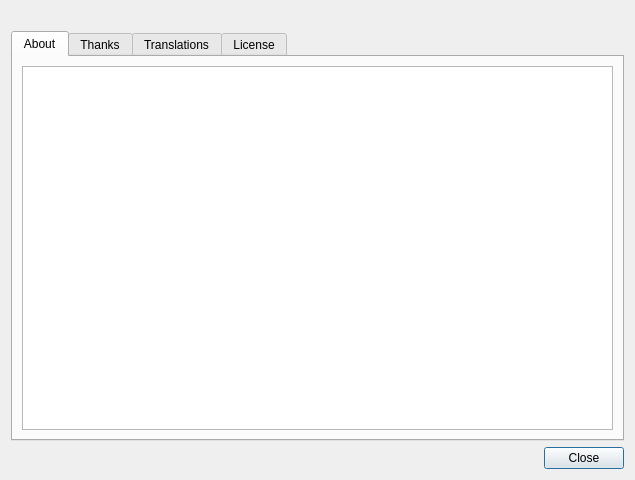
<?xml version="1.0" encoding="UTF-8"?>
<ui version="4.0">
 <class>DialogAbout</class>
 <widget class="QDialog" name="DialogAbout">
  <property name="geometry">
   <rect>
    <x>0</x>
    <y>0</y>
    <width>635</width>
    <height>480</height>
   </rect>
  </property>
  <property name="windowTitle">
   <string>About</string>
  </property>
  <layout class="QVBoxLayout" name="verticalLayout">
   <item>
    <widget class="QLabel" name="label">
     <property name="pixmap">
      <pixmap resource="nedit.qrc">:/res/nedit.png</pixmap>
     </property>
     <property name="alignment">
      <set>Qt::AlignLeading|Qt::AlignLeft|Qt::AlignVCenter</set>
     </property>
    </widget>
   </item>
   <item>
    <widget class="QTabWidget" name="tabWidget">
     <property name="currentIndex">
      <number>0</number>
     </property>
     <widget class="QWidget" name="tab">
      <attribute name="title">
       <string>About</string>
      </attribute>
      <layout class="QGridLayout" name="gridLayout">
       <item row="0" column="0">
        <widget class="QTextEdit" name="textAbout">
         <property name="font">
          <font>
           <family>Monospace</family>
          </font>
         </property>
         <property name="readOnly">
          <bool>true</bool>
         </property>
        </widget>
       </item>
      </layout>
     </widget>
     <widget class="QWidget" name="tab_2">
      <attribute name="title">
       <string>Thanks</string>
      </attribute>
      <layout class="QGridLayout" name="gridLayout_2">
       <item row="0" column="0">
        <widget class="QTextEdit" name="textThanks">
         <property name="font">
          <font>
           <family>Monospace</family>
          </font>
         </property>
         <property name="readOnly">
          <bool>true</bool>
         </property>
         <property name="html">
          <string>&lt;!DOCTYPE HTML PUBLIC &quot;-//W3C//DTD HTML 4.0//EN&quot; &quot;http://www.w3.org/TR/REC-html40/strict.dtd&quot;&gt;
&lt;html&gt;&lt;head&gt;&lt;meta name=&quot;qrichtext&quot; content=&quot;1&quot; /&gt;&lt;style type=&quot;text/css&quot;&gt;
p, li { white-space: pre-wrap; }
&lt;/style&gt;&lt;/head&gt;&lt;body style=&quot; font-family:'Monospace'; font-size:10pt; font-weight:400; font-style:normal;&quot;&gt;
&lt;p style=&quot; margin-top:0px; margin-bottom:0px; margin-left:0px; margin-right:0px; -qt-block-indent:0; text-indent:0px;&quot;&gt;&lt;span style=&quot; font-size:9pt;&quot;&gt;I would like to thank the original authors of NEdit. For years, it has been my editor of choice. I am truly most productive while using it and can only hope to contribute something as useful.&lt;/span&gt;&lt;/p&gt;
&lt;p style=&quot;-qt-paragraph-type:empty; margin-top:0px; margin-bottom:0px; margin-left:0px; margin-right:0px; -qt-block-indent:0; text-indent:0px; font-size:9pt;&quot;&gt;&lt;br /&gt;&lt;/p&gt;
&lt;p style=&quot; margin-top:0px; margin-bottom:0px; margin-left:0px; margin-right:0px; -qt-block-indent:0; text-indent:0px;&quot;&gt;&lt;span style=&quot; font-size:9pt; font-weight:600;&quot;&gt;Thank you to those who wrote the original NEdit:&lt;/span&gt;&lt;/p&gt;
&lt;p style=&quot;-qt-paragraph-type:empty; margin-top:0px; margin-bottom:0px; margin-left:0px; margin-right:0px; -qt-block-indent:0; text-indent:0px; font-size:9pt;&quot;&gt;&lt;br /&gt;&lt;/p&gt;
&lt;p style=&quot; margin-top:0px; margin-bottom:0px; margin-left:0px; margin-right:0px; -qt-block-indent:0; text-indent:0px;&quot;&gt;&lt;span style=&quot; font-size:9pt;&quot;&gt;Mark Edel, Joy Kyriakopulos, Christopher Conrad, Jim Clark, Arnulfo Zepeda-Navratil, Suresh Ravoor, Tony Balinski, Max Vohlken, Yunliang Yu, Donna Reid, Arne Førlie, Eddy De Greef, Steve LoBasso, Alexander Mai, Scott Tringali, Thorsten Haude, Steve Haehn, Andrew Hood, Nathaniel Gray, and TK Soh.&lt;/span&gt;&lt;/p&gt;
&lt;p style=&quot; margin-top:0px; margin-bottom:0px; margin-left:0px; margin-right:0px; -qt-block-indent:0; text-indent:0px;&quot;&gt;&lt;span style=&quot; font-size:9pt; font-weight:600;&quot;&gt;&lt;br /&gt;Thank you to those who wrote the regex engine which NEdit adapted:&lt;/span&gt;&lt;span style=&quot; font-size:9pt;&quot;&gt;&lt;br /&gt;&lt;/span&gt;&lt;/p&gt;
&lt;p style=&quot; margin-top:0px; margin-bottom:0px; margin-left:0px; margin-right:0px; -qt-block-indent:0; text-indent:0px;&quot;&gt;&lt;span style=&quot; font-size:9pt;&quot;&gt;The regular expression matching routines used in NEdit are adapted (with permission) from original code written by Henry Spencer at the University of Toronto.&lt;br /&gt;&lt;br /&gt;&lt;/span&gt;&lt;span style=&quot; font-size:9pt; font-weight:600;&quot;&gt;Thank you to those who wrote the original syntax highlighting patterns:&lt;/span&gt;&lt;/p&gt;
&lt;p style=&quot;-qt-paragraph-type:empty; margin-top:0px; margin-bottom:0px; margin-left:0px; margin-right:0px; -qt-block-indent:0; text-indent:0px; font-size:9pt;&quot;&gt;&lt;br /&gt;&lt;/p&gt;
&lt;p style=&quot; margin-top:0px; margin-bottom:0px; margin-left:0px; margin-right:0px; -qt-block-indent:0; text-indent:0px;&quot;&gt;&lt;span style=&quot; font-size:9pt;&quot;&gt;Simon T. MacDonald,  Maurice Leysens, Matt Majka, Alfred Smeenk, Alain Fargues, Christopher Conrad, Scott Markinson, Konrad Bernloehr, Ivan Herman, Patrice Venant, Christian Denat, Philippe Couton, Max Vohlken, Markus Schwarzenberg, Himanshu Gohel, Steven C. Kapp, Michael Turomsha, John Fieber, Chris Ross, Nathaniel Gray, Joachim Lous, Mike Duigou, Seak Teng-Fong, Joor Loohuis, Mark Jones, and Niek van den Berg.&lt;br /&gt;&lt;br /&gt;If there is someone who I have overlooked, please let me know.&lt;/span&gt;&lt;/p&gt;&lt;/body&gt;&lt;/html&gt;</string>
         </property>
        </widget>
       </item>
      </layout>
     </widget>
     <widget class="QWidget" name="tab_3">
      <attribute name="title">
       <string>Translations</string>
      </attribute>
      <layout class="QGridLayout" name="gridLayout_3">
       <item row="0" column="0">
        <widget class="QTextEdit" name="textTranslations">
         <property name="font">
          <font>
           <family>Monospace</family>
          </font>
         </property>
         <property name="readOnly">
          <bool>true</bool>
         </property>
         <property name="html">
          <string>&lt;!DOCTYPE HTML PUBLIC &quot;-//W3C//DTD HTML 4.0//EN&quot; &quot;http://www.w3.org/TR/REC-html40/strict.dtd&quot;&gt;
&lt;html&gt;&lt;head&gt;&lt;meta name=&quot;qrichtext&quot; content=&quot;1&quot; /&gt;&lt;style type=&quot;text/css&quot;&gt;
p, li { white-space: pre-wrap; }
&lt;/style&gt;&lt;/head&gt;&lt;body style=&quot; font-family:'Monospace'; font-size:10pt; font-weight:400; font-style:normal;&quot;&gt;
&lt;p style=&quot; margin-top:12px; margin-bottom:12px; margin-left:0px; margin-right:0px; -qt-block-indent:0; text-indent:0px;&quot;&gt;&lt;span style=&quot; font-size:9pt;&quot;&gt;No translations yet!&lt;/span&gt;&lt;/p&gt;
&lt;p style=&quot; margin-top:12px; margin-bottom:12px; margin-left:0px; margin-right:0px; -qt-block-indent:0; text-indent:0px;&quot;&gt;&lt;span style=&quot; font-size:9pt;&quot;&gt;&lt;br /&gt;Care to be the first? Email the author at &lt;/span&gt;&lt;a href=&quot;mailto:evan.teran@gmail.com&quot;&gt;&lt;span style=&quot; font-size:9pt; text-decoration: underline; color:#0057ae;&quot;&gt;evan.teran@gmail.com&lt;/span&gt;&lt;/a&gt;&lt;/p&gt;&lt;/body&gt;&lt;/html&gt;</string>
         </property>
         <property name="textInteractionFlags">
          <set>Qt::LinksAccessibleByMouse|Qt::TextSelectableByMouse</set>
         </property>
        </widget>
       </item>
      </layout>
     </widget>
     <widget class="QWidget" name="tab_4">
      <attribute name="title">
       <string>License</string>
      </attribute>
      <layout class="QGridLayout" name="gridLayout_4">
       <item row="0" column="0">
        <widget class="QPlainTextEdit" name="textLicense">
         <property name="font">
          <font>
           <family>Monospace</family>
          </font>
         </property>
         <property name="lineWrapMode">
          <enum>QPlainTextEdit::NoWrap</enum>
         </property>
         <property name="readOnly">
          <bool>true</bool>
         </property>
         <property name="plainText">
          <string>                    GNU GENERAL PUBLIC LICENSE
                       Version 2, June 1991

 Copyright (C) 1989, 1991 Free Software Foundation, Inc.,
 51 Franklin Street, Fifth Floor, Boston, MA 02110-1301 USA
 Everyone is permitted to copy and distribute verbatim copies
 of this license document, but changing it is not allowed.

                            Preamble

  The licenses for most software are designed to take away your
freedom to share and change it.  By contrast, the GNU General Public
License is intended to guarantee your freedom to share and change free
software--to make sure the software is free for all its users.  This
General Public License applies to most of the Free Software
Foundation's software and to any other program whose authors commit to
using it.  (Some other Free Software Foundation software is covered by
the GNU Lesser General Public License instead.)  You can apply it to
your programs, too.

  When we speak of free software, we are referring to freedom, not
price.  Our General Public Licenses are designed to make sure that you
have the freedom to distribute copies of free software (and charge for
this service if you wish), that you receive source code or can get it
if you want it, that you can change the software or use pieces of it
in new free programs; and that you know you can do these things.

  To protect your rights, we need to make restrictions that forbid
anyone to deny you these rights or to ask you to surrender the rights.
These restrictions translate to certain responsibilities for you if you
distribute copies of the software, or if you modify it.

  For example, if you distribute copies of such a program, whether
gratis or for a fee, you must give the recipients all the rights that
you have.  You must make sure that they, too, receive or can get the
source code.  And you must show them these terms so they know their
rights.

  We protect your rights with two steps: (1) copyright the software, and
(2) offer you this license which gives you legal permission to copy,
distribute and/or modify the software.

  Also, for each author's protection and ours, we want to make certain
that everyone understands that there is no warranty for this free
software.  If the software is modified by someone else and passed on, we
want its recipients to know that what they have is not the original, so
that any problems introduced by others will not reflect on the original
authors' reputations.

  Finally, any free program is threatened constantly by software
patents.  We wish to avoid the danger that redistributors of a free
program will individually obtain patent licenses, in effect making the
program proprietary.  To prevent this, we have made it clear that any
patent must be licensed for everyone's free use or not licensed at all.

  The precise terms and conditions for copying, distribution and
modification follow.

                    GNU GENERAL PUBLIC LICENSE
   TERMS AND CONDITIONS FOR COPYING, DISTRIBUTION AND MODIFICATION

  0. This License applies to any program or other work which contains
a notice placed by the copyright holder saying it may be distributed
under the terms of this General Public License.  The &quot;Program&quot;, below,
refers to any such program or work, and a &quot;work based on the Program&quot;
means either the Program or any derivative work under copyright law:
that is to say, a work containing the Program or a portion of it,
either verbatim or with modifications and/or translated into another
language.  (Hereinafter, translation is included without limitation in
the term &quot;modification&quot;.)  Each licensee is addressed as &quot;you&quot;.

Activities other than copying, distribution and modification are not
covered by this License; they are outside its scope.  The act of
running the Program is not restricted, and the output from the Program
is covered only if its contents constitute a work based on the
Program (independent of having been made by running the Program).
Whether that is true depends on what the Program does.

  1. You may copy and distribute verbatim copies of the Program's
source code as you receive it, in any medium, provided that you
conspicuously and appropriately publish on each copy an appropriate
copyright notice and disclaimer of warranty; keep intact all the
notices that refer to this License and to the absence of any warranty;
and give any other recipients of the Program a copy of this License
along with the Program.

You may charge a fee for the physical act of transferring a copy, and
you may at your option offer warranty protection in exchange for a fee.

  2. You may modify your copy or copies of the Program or any portion
of it, thus forming a work based on the Program, and copy and
distribute such modifications or work under the terms of Section 1
above, provided that you also meet all of these conditions:

    a) You must cause the modified files to carry prominent notices
    stating that you changed the files and the date of any change.

    b) You must cause any work that you distribute or publish, that in
    whole or in part contains or is derived from the Program or any
    part thereof, to be licensed as a whole at no charge to all third
    parties under the terms of this License.

    c) If the modified program normally reads commands interactively
    when run, you must cause it, when started running for such
    interactive use in the most ordinary way, to print or display an
    announcement including an appropriate copyright notice and a
    notice that there is no warranty (or else, saying that you provide
    a warranty) and that users may redistribute the program under
    these conditions, and telling the user how to view a copy of this
    License.  (Exception: if the Program itself is interactive but
    does not normally print such an announcement, your work based on
    the Program is not required to print an announcement.)

These requirements apply to the modified work as a whole.  If
identifiable sections of that work are not derived from the Program,
and can be reasonably considered independent and separate works in
themselves, then this License, and its terms, do not apply to those
sections when you distribute them as separate works.  But when you
distribute the same sections as part of a whole which is a work based
on the Program, the distribution of the whole must be on the terms of
this License, whose permissions for other licensees extend to the
entire whole, and thus to each and every part regardless of who wrote it.

Thus, it is not the intent of this section to claim rights or contest
your rights to work written entirely by you; rather, the intent is to
exercise the right to control the distribution of derivative or
collective works based on the Program.

In addition, mere aggregation of another work not based on the Program
with the Program (or with a work based on the Program) on a volume of
a storage or distribution medium does not bring the other work under
the scope of this License.

  3. You may copy and distribute the Program (or a work based on it,
under Section 2) in object code or executable form under the terms of
Sections 1 and 2 above provided that you also do one of the following:

    a) Accompany it with the complete corresponding machine-readable
    source code, which must be distributed under the terms of Sections
    1 and 2 above on a medium customarily used for software interchange; or,

    b) Accompany it with a written offer, valid for at least three
    years, to give any third party, for a charge no more than your
    cost of physically performing source distribution, a complete
    machine-readable copy of the corresponding source code, to be
    distributed under the terms of Sections 1 and 2 above on a medium
    customarily used for software interchange; or,

    c) Accompany it with the information you received as to the offer
    to distribute corresponding source code.  (This alternative is
    allowed only for noncommercial distribution and only if you
    received the program in object code or executable form with such
    an offer, in accord with Subsection b above.)

The source code for a work means the preferred form of the work for
making modifications to it.  For an executable work, complete source
code means all the source code for all modules it contains, plus any
associated interface definition files, plus the scripts used to
control compilation and installation of the executable.  However, as a
special exception, the source code distributed need not include
anything that is normally distributed (in either source or binary
form) with the major components (compiler, kernel, and so on) of the
operating system on which the executable runs, unless that component
itself accompanies the executable.

If distribution of executable or object code is made by offering
access to copy from a designated place, then offering equivalent
access to copy the source code from the same place counts as
distribution of the source code, even though third parties are not
compelled to copy the source along with the object code.

  4. You may not copy, modify, sublicense, or distribute the Program
except as expressly provided under this License.  Any attempt
otherwise to copy, modify, sublicense or distribute the Program is
void, and will automatically terminate your rights under this License.
However, parties who have received copies, or rights, from you under
this License will not have their licenses terminated so long as such
parties remain in full compliance.

  5. You are not required to accept this License, since you have not
signed it.  However, nothing else grants you permission to modify or
distribute the Program or its derivative works.  These actions are
prohibited by law if you do not accept this License.  Therefore, by
modifying or distributing the Program (or any work based on the
Program), you indicate your acceptance of this License to do so, and
all its terms and conditions for copying, distributing or modifying
the Program or works based on it.

  6. Each time you redistribute the Program (or any work based on the
Program), the recipient automatically receives a license from the
original licensor to copy, distribute or modify the Program subject to
these terms and conditions.  You may not impose any further
restrictions on the recipients' exercise of the rights granted herein.
You are not responsible for enforcing compliance by third parties to
this License.

  7. If, as a consequence of a court judgment or allegation of patent
infringement or for any other reason (not limited to patent issues),
conditions are imposed on you (whether by court order, agreement or
otherwise) that contradict the conditions of this License, they do not
excuse you from the conditions of this License.  If you cannot
distribute so as to satisfy simultaneously your obligations under this
License and any other pertinent obligations, then as a consequence you
may not distribute the Program at all.  For example, if a patent
license would not permit royalty-free redistribution of the Program by
all those who receive copies directly or indirectly through you, then
the only way you could satisfy both it and this License would be to
refrain entirely from distribution of the Program.

If any portion of this section is held invalid or unenforceable under
any particular circumstance, the balance of the section is intended to
apply and the section as a whole is intended to apply in other
circumstances.

It is not the purpose of this section to induce you to infringe any
patents or other property right claims or to contest validity of any
such claims; this section has the sole purpose of protecting the
integrity of the free software distribution system, which is
implemented by public license practices.  Many people have made
generous contributions to the wide range of software distributed
through that system in reliance on consistent application of that
system; it is up to the author/donor to decide if he or she is willing
to distribute software through any other system and a licensee cannot
impose that choice.

This section is intended to make thoroughly clear what is believed to
be a consequence of the rest of this License.

  8. If the distribution and/or use of the Program is restricted in
certain countries either by patents or by copyrighted interfaces, the
original copyright holder who places the Program under this License
may add an explicit geographical distribution limitation excluding
those countries, so that distribution is permitted only in or among
countries not thus excluded.  In such case, this License incorporates
the limitation as if written in the body of this License.

  9. The Free Software Foundation may publish revised and/or new versions
of the General Public License from time to time.  Such new versions will
be similar in spirit to the present version, but may differ in detail to
address new problems or concerns.

Each version is given a distinguishing version number.  If the Program
specifies a version number of this License which applies to it and &quot;any
later version&quot;, you have the option of following the terms and conditions
either of that version or of any later version published by the Free
Software Foundation.  If the Program does not specify a version number of
this License, you may choose any version ever published by the Free Software
Foundation.

  10. If you wish to incorporate parts of the Program into other free
programs whose distribution conditions are different, write to the author
to ask for permission.  For software which is copyrighted by the Free
Software Foundation, write to the Free Software Foundation; we sometimes
make exceptions for this.  Our decision will be guided by the two goals
of preserving the free status of all derivatives of our free software and
of promoting the sharing and reuse of software generally.

                            NO WARRANTY

  11. BECAUSE THE PROGRAM IS LICENSED FREE OF CHARGE, THERE IS NO WARRANTY
FOR THE PROGRAM, TO THE EXTENT PERMITTED BY APPLICABLE LAW.  EXCEPT WHEN
OTHERWISE STATED IN WRITING THE COPYRIGHT HOLDERS AND/OR OTHER PARTIES
PROVIDE THE PROGRAM &quot;AS IS&quot; WITHOUT WARRANTY OF ANY KIND, EITHER EXPRESSED
OR IMPLIED, INCLUDING, BUT NOT LIMITED TO, THE IMPLIED WARRANTIES OF
MERCHANTABILITY AND FITNESS FOR A PARTICULAR PURPOSE.  THE ENTIRE RISK AS
TO THE QUALITY AND PERFORMANCE OF THE PROGRAM IS WITH YOU.  SHOULD THE
PROGRAM PROVE DEFECTIVE, YOU ASSUME THE COST OF ALL NECESSARY SERVICING,
REPAIR OR CORRECTION.

  12. IN NO EVENT UNLESS REQUIRED BY APPLICABLE LAW OR AGREED TO IN WRITING
WILL ANY COPYRIGHT HOLDER, OR ANY OTHER PARTY WHO MAY MODIFY AND/OR
REDISTRIBUTE THE PROGRAM AS PERMITTED ABOVE, BE LIABLE TO YOU FOR DAMAGES,
INCLUDING ANY GENERAL, SPECIAL, INCIDENTAL OR CONSEQUENTIAL DAMAGES ARISING
OUT OF THE USE OR INABILITY TO USE THE PROGRAM (INCLUDING BUT NOT LIMITED
TO LOSS OF DATA OR DATA BEING RENDERED INACCURATE OR LOSSES SUSTAINED BY
YOU OR THIRD PARTIES OR A FAILURE OF THE PROGRAM TO OPERATE WITH ANY OTHER
PROGRAMS), EVEN IF SUCH HOLDER OR OTHER PARTY HAS BEEN ADVISED OF THE
POSSIBILITY OF SUCH DAMAGES.

                     END OF TERMS AND CONDITIONS

            How to Apply These Terms to Your New Programs

  If you develop a new program, and you want it to be of the greatest
possible use to the public, the best way to achieve this is to make it
free software which everyone can redistribute and change under these terms.

  To do so, attach the following notices to the program.  It is safest
to attach them to the start of each source file to most effectively
convey the exclusion of warranty; and each file should have at least
the &quot;copyright&quot; line and a pointer to where the full notice is found.

    &lt;one line to give the program's name and a brief idea of what it does.&gt;
    Copyright (C) &lt;year&gt;  &lt;name of author&gt;

    This program is free software; you can redistribute it and/or modify
    it under the terms of the GNU General Public License as published by
    the Free Software Foundation; either version 2 of the License, or
    (at your option) any later version.

    This program is distributed in the hope that it will be useful,
    but WITHOUT ANY WARRANTY; without even the implied warranty of
    MERCHANTABILITY or FITNESS FOR A PARTICULAR PURPOSE.  See the
    GNU General Public License for more details.

    You should have received a copy of the GNU General Public License along
    with this program; if not, write to the Free Software Foundation, Inc.,
    51 Franklin Street, Fifth Floor, Boston, MA 02110-1301 USA.

Also add information on how to contact you by electronic and paper mail.

If the program is interactive, make it output a short notice like this
when it starts in an interactive mode:

    Gnomovision version 69, Copyright (C) year name of author
    Gnomovision comes with ABSOLUTELY NO WARRANTY; for details type `show w'.
    This is free software, and you are welcome to redistribute it
    under certain conditions; type `show c' for details.

The hypothetical commands `show w' and `show c' should show the appropriate
parts of the General Public License.  Of course, the commands you use may
be called something other than `show w' and `show c'; they could even be
mouse-clicks or menu items--whatever suits your program.

You should also get your employer (if you work as a programmer) or your
school, if any, to sign a &quot;copyright disclaimer&quot; for the program, if
necessary.  Here is a sample; alter the names:

  Yoyodyne, Inc., hereby disclaims all copyright interest in the program
  `Gnomovision' (which makes passes at compilers) written by James Hacker.

  &lt;signature of Ty Coon&gt;, 1 April 1989
  Ty Coon, President of Vice

This General Public License does not permit incorporating your program into
proprietary programs.  If your program is a subroutine library, you may
consider it more useful to permit linking proprietary applications with the
library.  If this is what you want to do, use the GNU Lesser General
Public License instead of this License.
</string>
         </property>
        </widget>
       </item>
      </layout>
     </widget>
    </widget>
   </item>
   <item>
    <widget class="QDialogButtonBox" name="buttonBox">
     <property name="orientation">
      <enum>Qt::Horizontal</enum>
     </property>
     <property name="standardButtons">
      <set>QDialogButtonBox::Close</set>
     </property>
    </widget>
   </item>
  </layout>
 </widget>
 <resources>
  <include location="nedit.qrc"/>
 </resources>
 <connections>
  <connection>
   <sender>buttonBox</sender>
   <signal>rejected()</signal>
   <receiver>DialogAbout</receiver>
   <slot>reject()</slot>
   <hints>
    <hint type="sourcelabel">
     <x>579</x>
     <y>454</y>
    </hint>
    <hint type="destinationlabel">
     <x>591</x>
     <y>435</y>
    </hint>
   </hints>
  </connection>
 </connections>
</ui>
